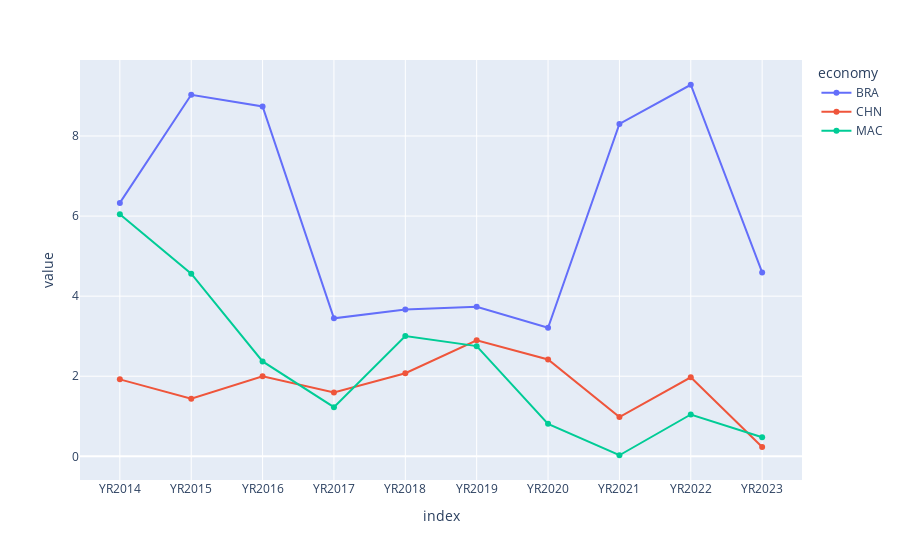

The notebook cell this image was saved under:
### Markdown cell above
INFLAÇÃO

### Code cell
pibt = wb.data.DataFrame(['FP.CPI.TOTL.ZG'], ['MAC', 'CHN', 'BRA'], mrv=10)
pib = pibt.T
px.line(pib, markers=True)

### Figure 1 — Plotly figure (JSON) as saved in the notebook; plotly's stock layout.template omitted (floating-point values rounded to 4 significant figures)
{"data": [{"hovertemplate": "economy=BRA<br>index=%{x}<br>value=%{y}<extra></extra>", "legendgroup": "BRA", "line": {"color": "#636efa", "dash": "solid"}, "marker": {"symbol": "circle"}, "mode": "lines+markers", "name": "BRA", "orientation": "v", "showlegend": true, "type": "scatter", "x": ["YR2014", "YR2015", "YR2016", "YR2017", "YR2018", "YR2019", "YR2020", "YR2021", "YR2022", "YR2023"], "xaxis": "x", "y": [6.329, 9.03, 8.739, 3.446, 3.665, 3.733, 3.212, 8.302, 9.28, 4.594], "yaxis": "y"}, {"hovertemplate": "economy=CHN<br>index=%{x}<br>value=%{y}<extra></extra>", "legendgroup": "CHN", "line": {"color": "#EF553B", "dash": "solid"}, "marker": {"symbol": "circle"}, "mode": "lines+markers", "name": "CHN", "orientation": "v", "showlegend": true, "type": "scatter", "x": ["YR2014", "YR2015", "YR2016", "YR2017", "YR2018", "YR2019", "YR2020", "YR2021", "YR2022", "YR2023"], "xaxis": "x", "y": [1.922, 1.437, 2.0, 1.593, 2.075, 2.899, 2.419, 0.981, 1.974, 0.2348], "yaxis": "y"}, {"hovertemplate": "economy=MAC<br>index=%{x}<br>value=%{y}<extra></extra>", "legendgroup": "MAC", "line": {"color": "#00cc96", "dash": "solid"}, "marker": {"symbol": "circle"}, "mode": "lines+markers", "name": "MAC", "orientation": "v", "showlegend": true, "type": "scatter", "x": ["YR2014", "YR2015", "YR2016", "YR2017", "YR2018", "YR2019", "YR2020", "YR2021", "YR2022", "YR2023"], "xaxis": "x", "y": [6.048, 4.561, 2.369, 1.228, 3.004, 2.752, 0.8114, 0.02645, 1.045, 0.4764], "yaxis": "y"}], "layout": {"autosize": true, "legend": {"title": {"text": "economy"}, "tracegroupgap": 0}, "margin": {"t": 60}, "xaxis": {"anchor": "y", "autorange": true, "domain": [0, 1], "range": [-0.5806, 9.581], "title": {"text": "index"}, "type": "category"}, "yaxis": {"anchor": "x", "autorange": true, "domain": [0, 1], "range": [-0.69, 9.997], "title": {"text": "value"}, "type": "linear"}}}
